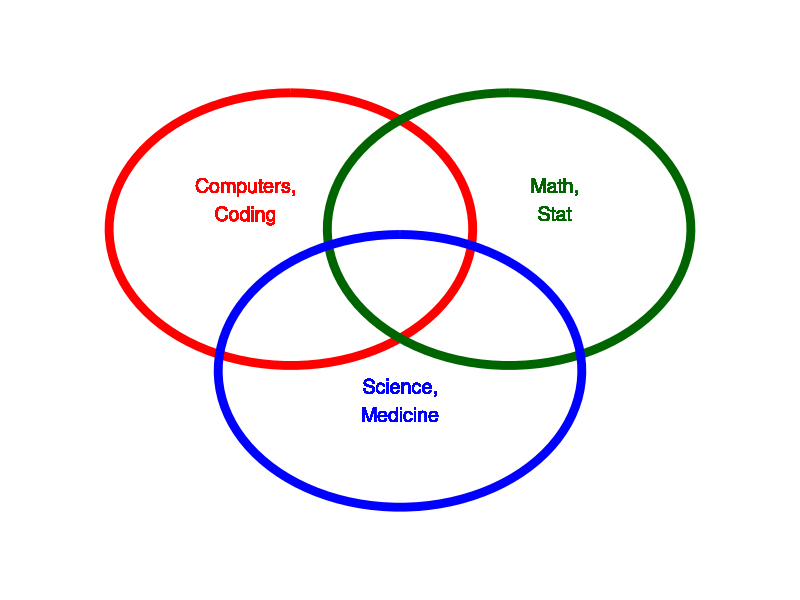
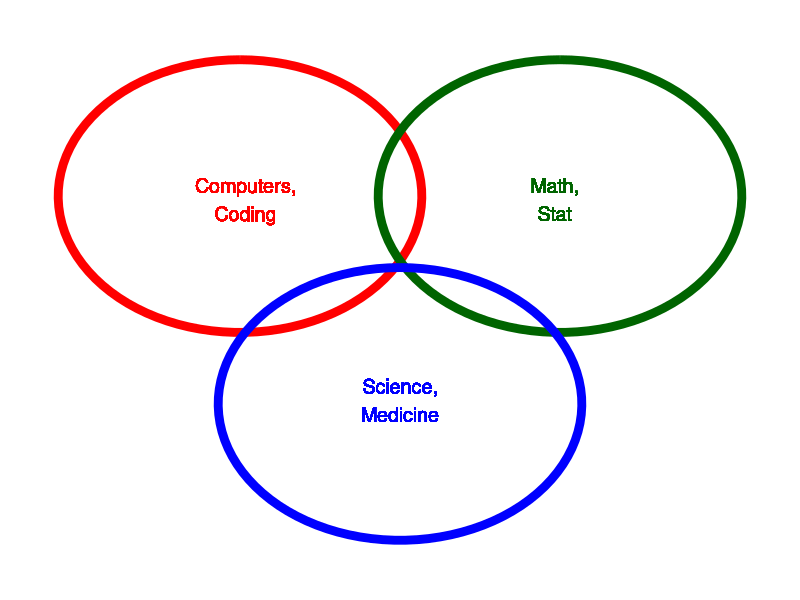

Here is the R script that generated these plots, in order:
## ---- chunk 1
#| label: venn-diagrams-01
#| echo: false

library(dplyr)
library(ggplot2)
library(magrittr)
## ---- chunk 2
#| label: venn-diagrams-02
#| fig.width: 5
#| fig.height: 5
#| echo: false

o <- 0.6
v <- 0.85
draw_circles <- function() {
  dx <- 1
  dy <- 0.866
  i <- seq(0, 2*pi, length=100)
  circle <- data.frame(x=sin(i), y=cos(i))
  circle %>%
    mutate(g=1) %>%
    mutate(x=x-o*dx) %>%
    mutate(y=y+o*dy) -> circle1
  circle %>%
    mutate(g=2) %>%
    mutate(x=x+o*dx) %>%
    mutate(y=y+o*dy) -> circle2
  circle %>%
    mutate(g=3) %>%
    mutate(y=y-o*dy) -> circle3

  circle1 %>%
    bind_rows(circle2) %>%
    bind_rows(circle3) %>%
    ggplot(aes(x, y, group=g)) + 
      geom_path(color=rep(c("red", "darkgreen", "blue"), each=100), size=3) +
      geom_text(x=v*dx, y=v*dy, size=5, label="Math,\nStat", color="darkgreen") +
      geom_text(x=-v*dx, y=v*dy, size=5, label="Computers,\nCoding", color="red") +
      geom_text(x=0, y=-v*dy, size=5, label="Science,\nMedicine", color="blue") +
      expand_limits(x=c(-(dx+1),(dx+1))) +
      expand_limits(y=c(-(dx+1),(dx+1))) +
      theme_void()
}
o <- 0.6
v <- 0.85
draw_circles()
## ---- chunk 3
#| label: venn-diagrams-03
#| fig.width: 5
#| fig.height: 5
#| echo: false

o <- 0.88
draw_circles()
